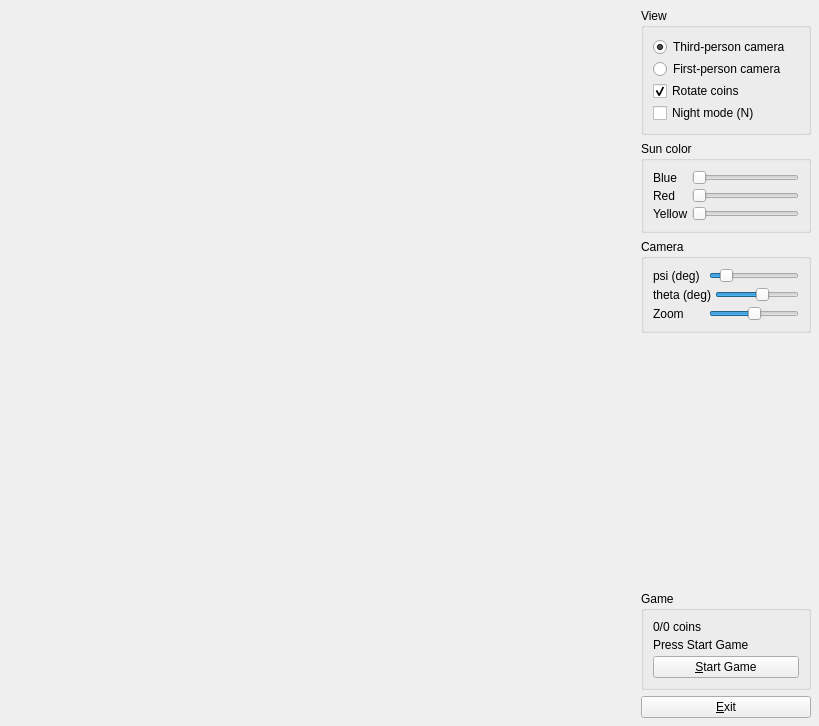
<?xml version="1.0" encoding="UTF-8"?>
<ui version="4.0">
 <class>MyForm</class>
 <widget class="QWidget" name="MyForm">
  <property name="geometry">
   <rect>
    <x>0</x>
    <y>0</y>
    <width>819</width>
    <height>726</height>
   </rect>
  </property>
  <property name="windowTitle">
   <string>Ghost in the Maze</string>
  </property>
  <layout class="QHBoxLayout" name="horizontalLayout">
   <property name="spacing">
    <number>4</number>
   </property>
   <property name="leftMargin">
    <number>4</number>
   </property>
   <property name="topMargin">
    <number>4</number>
   </property>
   <property name="rightMargin">
    <number>4</number>
   </property>
   <property name="bottomMargin">
    <number>4</number>
   </property>
   <item>
    <widget class="MySceneWidget" name="widget" native="true">
     <property name="sizePolicy">
      <sizepolicy hsizetype="Expanding" vsizetype="Expanding">
       <horstretch>0</horstretch>
       <verstretch>0</verstretch>
      </sizepolicy>
     </property>
     <property name="minimumSize">
      <size>
       <width>50</width>
       <height>50</height>
      </size>
     </property>
    </widget>
   </item>
   <item>
    <widget class="QWidget" name="controlPanel">
     <property name="sizePolicy">
      <sizepolicy hsizetype="Fixed" vsizetype="Preferred">
       <horstretch>0</horstretch>
       <verstretch>0</verstretch>
      </sizepolicy>
     </property>
     <property name="maximumSize">
      <size>
       <width>180</width>
       <height>16777215</height>
      </size>
     </property>
     <layout class="QVBoxLayout" name="verticalLayout">
      <property name="spacing">
       <number>6</number>
      </property>
      <property name="leftMargin">
       <number>4</number>
      </property>
      <property name="topMargin">
       <number>4</number>
      </property>
      <property name="rightMargin">
       <number>4</number>
      </property>
      <property name="bottomMargin">
       <number>4</number>
      </property>
      <item>
       <widget class="QGroupBox" name="viewGroup">
        <property name="title">
             <string>View</string>
        </property>
        <layout class="QVBoxLayout" name="viewGroupLayout">
         <property name="spacing">
          <number>2</number>
         </property>
         <item>
          <widget class="QRadioButton" name="thirdPersonRadio">
           <property name="text">
                  <string>Third-person camera</string>
           </property>
           <property name="checked">
            <bool>true</bool>
           </property>
          </widget>
         </item>
         <item>
          <widget class="QRadioButton" name="firstPersonRadio">
           <property name="text">
                  <string>First-person camera</string>
           </property>
          </widget>
         </item>
         <item>
          <widget class="QCheckBox" name="coinsRotationCheck">
           <property name="text">
                  <string>Rotate coins</string>
           </property>
           <property name="checked">
            <bool>true</bool>
           </property>
          </widget>
           </item>
           <item>
          <widget class="QCheckBox" name="nightModeCheck">
           <property name="text">
                  <string>Night mode (N)</string>
           </property>
          </widget>
         </item>
        </layout>
       </widget>
      </item>
      <item>
       <widget class="QGroupBox" name="sunColorGroup">
        <property name="title">
             <string>Sun color</string>
        </property>
        <layout class="QVBoxLayout" name="sunColorGroupLayout">
         <property name="spacing">
          <number>3</number>
         </property>
         <item>
          <layout class="QHBoxLayout" name="focusBlueLayout">
           <item>
            <widget class="QLabel" name="focusBlueLabel">
             <property name="minimumSize">
              <size>
               <width>36</width>
               <height>0</height>
              </size>
             </property>
             <property name="text">
              <string>Blue</string>
             </property>
            </widget>
           </item>
           <item>
            <widget class="QSlider" name="focusBlueSlider">
             <property name="maximum">
              <number>100</number>
             </property>
             <property name="orientation">
              <enum>Qt::Horizontal</enum>
             </property>
            </widget>
           </item>
          </layout>
         </item>
         <item>
          <layout class="QHBoxLayout" name="focusRedLayout">
           <item>
            <widget class="QLabel" name="focusRedLabel">
             <property name="minimumSize">
              <size>
               <width>36</width>
               <height>0</height>
              </size>
             </property>
             <property name="text">
              <string>Red</string>
             </property>
            </widget>
           </item>
           <item>
            <widget class="QSlider" name="focusRedSlider">
             <property name="maximum">
              <number>100</number>
             </property>
             <property name="orientation">
              <enum>Qt::Horizontal</enum>
             </property>
            </widget>
           </item>
          </layout>
         </item>
         <item>
          <layout class="QHBoxLayout" name="focusYellowLayout">
           <item>
            <widget class="QLabel" name="focusYellowLabel">
             <property name="minimumSize">
              <size>
               <width>36</width>
               <height>0</height>
              </size>
             </property>
             <property name="text">
              <string>Yellow</string>
             </property>
            </widget>
           </item>
           <item>
            <widget class="QSlider" name="focusYellowSlider">
             <property name="maximum">
              <number>100</number>
             </property>
             <property name="orientation">
              <enum>Qt::Horizontal</enum>
             </property>
            </widget>
           </item>
          </layout>
         </item>
        </layout>
       </widget>
      </item>
      <item>
       <widget class="QGroupBox" name="cameraGroup">
        <property name="title">
             <string>Camera</string>
        </property>
        <layout class="QVBoxLayout" name="cameraGroupLayout">
         <property name="spacing">
          <number>4</number>
         </property>
         <item>
          <layout class="QHBoxLayout" name="psiRowLayout">
           <item>
            <widget class="QLabel" name="psiLabel">
             <property name="minimumSize">
              <size>
               <width>52</width>
               <height>0</height>
              </size>
             </property>
             <property name="text">
                <string>psi (deg)</string>
             </property>
            </widget>
           </item>
           <item>
              <widget class="QSlider" name="psiSlider">
               <property name="minimum">
                <number>0</number>
               </property>
               <property name="maximum">
                <number>360</number>
               </property>
               <property name="singleStep">
                <number>1</number>
               </property>
               <property name="pageStep">
                <number>10</number>
               </property>
               <property name="value">
                <number>49</number>
               </property>
               <property name="orientation">
                <enum>Qt::Horizontal</enum>
               </property>
            </widget>
           </item>
          </layout>
         </item>
         <item>
          <layout class="QHBoxLayout" name="thetaRowLayout">
           <item>
            <widget class="QLabel" name="thetaLabel">
             <property name="minimumSize">
              <size>
               <width>52</width>
               <height>0</height>
              </size>
             </property>
             <property name="text">
                <string>theta (deg)</string>
             </property>
            </widget>
           </item>
           <item>
              <widget class="QSlider" name="thetaSlider">
               <property name="minimum">
                <number>0</number>
               </property>
               <property name="maximum">
                <number>89</number>
               </property>
               <property name="singleStep">
                <number>1</number>
               </property>
               <property name="pageStep">
                <number>5</number>
               </property>
               <property name="value">
                <number>51</number>
               </property>
               <property name="orientation">
                <enum>Qt::Horizontal</enum>
               </property>
            </widget>
           </item>
          </layout>
         </item>
         <item>
             <layout class="QHBoxLayout" name="zoomSliderLayout">
           <item>
            <widget class="QLabel" name="zoomLabel">
             <property name="minimumSize">
              <size>
               <width>52</width>
               <height>0</height>
              </size>
             </property>
             <property name="text">
              <string>Zoom</string>
             </property>
            </widget>
           </item>
           <item>
              <widget class="QSlider" name="zoomSlider">
               <property name="minimum">
                        <number>0</number>
               </property>
               <property name="maximum">
                        <number>200</number>
               </property>
               <property name="singleStep">
                <number>1</number>
               </property>
               <property name="pageStep">
                <number>10</number>
               </property>
               <property name="value">
                <number>100</number>
               </property>
               <property name="orientation">
                <enum>Qt::Horizontal</enum>
               </property>
              </widget>
              </item>
          </layout>
         </item>
        </layout>
       </widget>
      </item>
      <item>
       <spacer name="verticalSpacer">
        <property name="orientation">
         <enum>Qt::Vertical</enum>
        </property>
        <property name="sizeHint" stdset="0">
         <size>
          <width>10</width>
          <height>10</height>
         </size>
        </property>
       </spacer>
      </item>
      <item>
       <widget class="QGroupBox" name="gameGroup">
        <property name="title">
             <string>Game</string>
        </property>
        <layout class="QVBoxLayout" name="gameGroupLayout">
         <property name="spacing">
          <number>4</number>
         </property>
         <item>
          <widget class="QLabel" name="coinsLabel">
           <property name="text">
            <string>0/0 coins</string>
           </property>
          </widget>
         </item>
         <item>
          <widget class="QLabel" name="statusLabel">
           <property name="text">
            <string>Press Start Game</string>
           </property>
           <property name="wordWrap">
            <bool>true</bool>
           </property>
          </widget>
         </item>
         <item>
          <widget class="QPushButton" name="startButton">
           <property name="text">
            <string>&amp;Start Game</string>
           </property>
          </widget>
         </item>
        </layout>
       </widget>
      </item>
      <item>
       <widget class="QPushButton" name="pushButton">
        <property name="text">
             <string>&amp;Exit</string>
        </property>
       </widget>
      </item>
     </layout>
    </widget>
   </item>
  </layout>
  <widget class="QDialog" name="gameOverDialog">
   <property name="windowModality">
    <enum>Qt::ApplicationModal</enum>
   </property>
   <property name="windowTitle">
    <string/>
   </property>
   <property name="modal">
    <bool>true</bool>
   </property>
   <layout class="QVBoxLayout" name="gameOverLayout">
    <property name="spacing">
     <number>12</number>
    </property>
    <property name="leftMargin">
     <number>28</number>
    </property>
    <property name="topMargin">
     <number>24</number>
    </property>
    <property name="rightMargin">
     <number>28</number>
    </property>
    <property name="bottomMargin">
     <number>20</number>
    </property>
    <item>
     <widget class="QLabel" name="gameOverTitleLabel">
      <property name="font">
       <font>
        <pointsize>16</pointsize>
        <bold>true</bold>
       </font>
      </property>
      <property name="text">
         <string>Ghost in the Maze</string>
      </property>
      <property name="alignment">
       <set>Qt::AlignCenter</set>
      </property>
     </widget>
    </item>
    <item>
     <widget class="QLabel" name="gameOverSubtitleLabel">
      <property name="font">
       <font>
        <pointsize>13</pointsize>
        <bold>true</bold>
       </font>
      </property>
      <property name="text">
         <string>Game Over</string>
      </property>
      <property name="alignment">
       <set>Qt::AlignCenter</set>
      </property>
     </widget>
    </item>
    <item>
     <widget class="QLabel" name="gameOverQuestionLabel">
      <property name="text">
         <string>Would you like to play again?</string>
      </property>
      <property name="alignment">
       <set>Qt::AlignCenter</set>
      </property>
      <property name="wordWrap">
       <bool>true</bool>
      </property>
     </widget>
    </item>
    <item>
     <spacer name="gameOverSpacer">
      <property name="orientation">
       <enum>Qt::Vertical</enum>
      </property>
      <property name="sizeHint" stdset="0">
       <size>
        <width>20</width>
        <height>8</height>
       </size>
      </property>
     </spacer>
    </item>
    <item>
     <widget class="QDialogButtonBox" name="gameOverButtonBox">
      <property name="orientation">
       <enum>Qt::Horizontal</enum>
      </property>
      <property name="standardButtons">
       <set>QDialogButtonBox::Close|QDialogButtonBox::Ok</set>
      </property>
      <property name="centerButtons">
       <bool>true</bool>
      </property>
     </widget>
    </item>
   </layout>
  </widget>
 </widget>
 <customwidgets>
  <customwidget>
    <class>MySceneWidget</class>
   <extends>QWidget</extends>
    <header>MySceneWidget.h</header>
   <container>1</container>
  </customwidget>
 </customwidgets>
 <resources/>
 <connections>
  <connection>
   <sender>pushButton</sender>
   <signal>clicked()</signal>
   <receiver>MyForm</receiver>
   <slot>close()</slot>
   <hints>
    <hint type="sourcelabel">
     <x>796</x>
     <y>596</y>
    </hint>
    <hint type="destinationlabel">
     <x>839</x>
     <y>529</y>
    </hint>
   </hints>
  </connection>
  <connection>
   <sender>gameOverButtonBox</sender>
   <signal>accepted()</signal>
   <receiver>gameOverDialog</receiver>
   <slot>accept()</slot>
  </connection>
  <connection>
   <sender>gameOverButtonBox</sender>
   <signal>rejected()</signal>
   <receiver>gameOverDialog</receiver>
   <slot>reject()</slot>
  </connection>
 </connections>
</ui>
